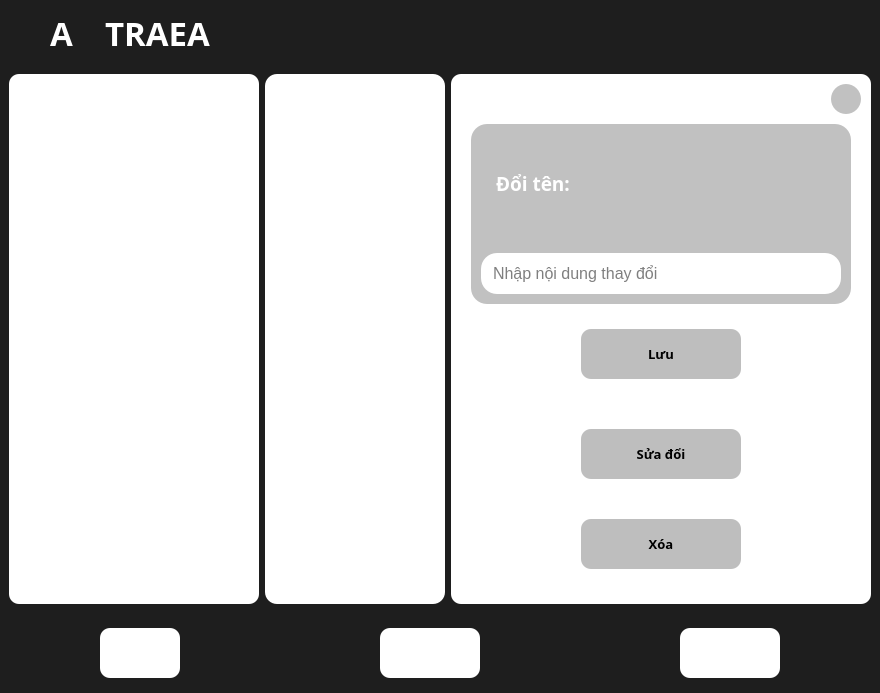
<?xml version="1.0" encoding="UTF-8"?>
<ui version="4.0">
 <class>DocWindow</class>
 <widget class="QMainWindow" name="DocWindow">
  <property name="geometry">
   <rect>
    <x>0</x>
    <y>0</y>
    <width>880</width>
    <height>693</height>
   </rect>
  </property>
  <property name="windowTitle">
   <string>MainWindow</string>
  </property>
  <widget class="QWidget" name="centralwidget">
   <property name="styleSheet">
    <string notr="true">QWidget{ 
	background-color: rgb(30, 30, 30);
	color: rgb(255, 255, 255);
}

QFrame{
	border-radius: 10px;
}</string>
   </property>
   <layout class="QVBoxLayout" name="verticalLayout">
    <property name="spacing">
     <number>0</number>
    </property>
    <property name="leftMargin">
     <number>0</number>
    </property>
    <property name="topMargin">
     <number>0</number>
    </property>
    <property name="rightMargin">
     <number>0</number>
    </property>
    <property name="bottomMargin">
     <number>0</number>
    </property>
    <item>
     <widget class="QFrame" name="title_bar">
      <property name="maximumSize">
       <size>
        <width>16777215</width>
        <height>65</height>
       </size>
      </property>
      <property name="styleSheet">
       <string notr="true">background-color: none</string>
      </property>
      <property name="frameShape">
       <enum>QFrame::StyledPanel</enum>
      </property>
      <property name="frameShadow">
       <enum>QFrame::Raised</enum>
      </property>
      <layout class="QHBoxLayout" name="horizontalLayout_2">
       <property name="spacing">
        <number>0</number>
       </property>
       <property name="leftMargin">
        <number>20</number>
       </property>
       <property name="topMargin">
        <number>0</number>
       </property>
       <property name="rightMargin">
        <number>0</number>
       </property>
       <property name="bottomMargin">
        <number>0</number>
       </property>
       <item>
        <widget class="QFrame" name="title">
         <property name="frameShape">
          <enum>QFrame::StyledPanel</enum>
         </property>
         <property name="frameShadow">
          <enum>QFrame::Raised</enum>
         </property>
         <layout class="QVBoxLayout" name="verticalLayout_3">
          <property name="leftMargin">
           <number>30</number>
          </property>
          <item>
           <widget class="QFrame" name="frame_8">
            <property name="minimumSize">
             <size>
              <width>250</width>
              <height>0</height>
             </size>
            </property>
            <property name="maximumSize">
             <size>
              <width>250</width>
              <height>16777215</height>
             </size>
            </property>
            <property name="frameShape">
             <enum>QFrame::StyledPanel</enum>
            </property>
            <property name="frameShadow">
             <enum>QFrame::Raised</enum>
            </property>
            <layout class="QHBoxLayout" name="horizontalLayout_14">
             <property name="spacing">
              <number>0</number>
             </property>
             <property name="leftMargin">
              <number>0</number>
             </property>
             <property name="topMargin">
              <number>0</number>
             </property>
             <property name="rightMargin">
              <number>0</number>
             </property>
             <property name="bottomMargin">
              <number>0</number>
             </property>
             <item>
              <widget class="QLabel" name="label_9">
               <property name="minimumSize">
                <size>
                 <width>25</width>
                 <height>0</height>
                </size>
               </property>
               <property name="maximumSize">
                <size>
                 <width>25</width>
                 <height>16777215</height>
                </size>
               </property>
               <property name="font">
                <font>
                 <family>Montserrat Semi Bold</family>
                 <pointsize>25</pointsize>
                 <weight>75</weight>
                 <bold>true</bold>
                </font>
               </property>
               <property name="styleSheet">
                <string notr="true">color: rgb(255,255,255);</string>
               </property>
               <property name="text">
                <string>A</string>
               </property>
              </widget>
             </item>
             <item>
              <widget class="QFrame" name="frame_9">
               <property name="minimumSize">
                <size>
                 <width>30</width>
                 <height>56</height>
                </size>
               </property>
               <property name="maximumSize">
                <size>
                 <width>30</width>
                 <height>50</height>
                </size>
               </property>
               <property name="font">
                <font>
                 <family>Montserrat Semi Bold</family>
                 <pointsize>25</pointsize>
                 <weight>75</weight>
                 <bold>true</bold>
                </font>
               </property>
               <property name="styleSheet">
                <string notr="true">background: transparent;
image: url(:/images/icons/nogo-01.png);</string>
               </property>
               <property name="frameShape">
                <enum>QFrame::StyledPanel</enum>
               </property>
               <property name="frameShadow">
                <enum>QFrame::Raised</enum>
               </property>
              </widget>
             </item>
             <item>
              <widget class="QLabel" name="label_8">
               <property name="maximumSize">
                <size>
                 <width>16777215</width>
                 <height>16777215</height>
                </size>
               </property>
               <property name="font">
                <font>
                 <family>Montserrat Semi Bold</family>
                 <pointsize>25</pointsize>
                 <weight>75</weight>
                 <bold>true</bold>
                </font>
               </property>
               <property name="styleSheet">
                <string notr="true">color: rgb(255,255,255);</string>
               </property>
               <property name="text">
                <string>TRAEA</string>
               </property>
              </widget>
             </item>
            </layout>
           </widget>
          </item>
         </layout>
        </widget>
       </item>
       <item alignment="Qt::AlignRight">
        <widget class="QFrame" name="btn_frame">
         <property name="maximumSize">
          <size>
           <width>100</width>
           <height>50</height>
          </size>
         </property>
         <property name="styleSheet">
          <string notr="true">background-color: none;</string>
         </property>
         <property name="frameShape">
          <enum>QFrame::StyledPanel</enum>
         </property>
         <property name="frameShadow">
          <enum>QFrame::Raised</enum>
         </property>
         <layout class="QHBoxLayout" name="horizontalLayout_3">
          <item>
           <widget class="QPushButton" name="btn_quit">
            <property name="minimumSize">
             <size>
              <width>30</width>
              <height>30</height>
             </size>
            </property>
            <property name="maximumSize">
             <size>
              <width>30</width>
              <height>30</height>
             </size>
            </property>
            <property name="styleSheet">
             <string notr="true">QPushButton {
	background: transparent;
	border-radius: 15px;
}
QPushButton:hover {
	background: rgb(255, 0, 0);
}</string>
            </property>
            <property name="text">
             <string/>
            </property>
            <property name="icon">
             <iconset resource="Resources.qrc">
              <normaloff>:/images/icons/close_white.png</normaloff>:/images/icons/close_white.png</iconset>
            </property>
            <property name="shortcut">
             <string>Alt+X</string>
            </property>
           </widget>
          </item>
         </layout>
        </widget>
       </item>
      </layout>
     </widget>
    </item>
    <item>
     <widget class="QFrame" name="lesson_widget_frame">
      <property name="minimumSize">
       <size>
        <width>0</width>
        <height>0</height>
       </size>
      </property>
      <property name="frameShape">
       <enum>QFrame::StyledPanel</enum>
      </property>
      <property name="frameShadow">
       <enum>QFrame::Raised</enum>
      </property>
      <layout class="QHBoxLayout" name="horizontalLayout">
       <item>
        <widget class="QListWidget" name="titles">
         <property name="sizePolicy">
          <sizepolicy hsizetype="Preferred" vsizetype="Preferred">
           <horstretch>0</horstretch>
           <verstretch>0</verstretch>
          </sizepolicy>
         </property>
         <property name="minimumSize">
          <size>
           <width>250</width>
           <height>530</height>
          </size>
         </property>
         <property name="maximumSize">
          <size>
           <width>300</width>
           <height>16777215</height>
          </size>
         </property>
         <property name="font">
          <font>
           <family>iCiel Effra</family>
           <pointsize>14</pointsize>
           <weight>75</weight>
           <bold>true</bold>
          </font>
         </property>
         <property name="styleSheet">
          <string notr="true">QListWidget {
	padding: 10px;
	background-color: rgb(255, 255, 255);
}

QListWidget::item {
	border-radius: 5px;
	margin: 0px 0px 10px 0px;	
	background-color: rgb(193, 193, 193);
}

QLineEdit {
	color: rgb(0,0,0);
	background-color: transparent;
}

QLabel {
	color: rgb(0,0,0);
	background-color: transparent;
}

QScrollBar{
	background : rgb(255, 255, 255);	
}

QScrollBar::handle{
	background : rgb(158, 158, 158);
	border-radius: 5px;
	margin: 3px 3px 3px 3px;
}

QScrollBar::handle::pressed{
	background : rgb(85, 85, 85);
}

QScrollBar::add-line {
	height: 0px;
}

QScrollBar::sub-line {
	height: 0px;
}

QScrollBar::add-page, QScrollBar::sub-page {
	height: 0px;
}</string>
         </property>
         <property name="spacing">
          <number>0</number>
         </property>
         <property name="wordWrap">
          <bool>true</bool>
         </property>
         <property name="sortingEnabled">
          <bool>false</bool>
         </property>
        </widget>
       </item>
       <item>
        <widget class="QTextBrowser" name="text_entry">
         <property name="sizePolicy">
          <sizepolicy hsizetype="Preferred" vsizetype="Preferred">
           <horstretch>0</horstretch>
           <verstretch>0</verstretch>
          </sizepolicy>
         </property>
         <property name="minimumSize">
          <size>
           <width>0</width>
           <height>530</height>
          </size>
         </property>
         <property name="maximumSize">
          <size>
           <width>16777215</width>
           <height>16777215</height>
          </size>
         </property>
         <property name="font">
          <font>
           <family>iCiel Effra</family>
           <pointsize>14</pointsize>
          </font>
         </property>
         <property name="styleSheet">
          <string notr="true">QTextBrowser {
	background-color: rgb(255, 255, 255);
	border-radius: 12px;
	color: rgb(0,0,0);
}
QScrollBar{
	background-color: transparent;	
}

QScrollBar::handle{
	background : rgb(255, 255, 255);
	border-radius: 5px;
	margin: 3px 3px 3px 3px;
}

QScrollBar::handle::pressed{
	background : rgb(158, 158, 158);
}

QScrollBar::add-line {
	background : rgb(74, 74, 74);	
	height: 0px;
}

QScrollBar::sub-line {
	background : rgb(74, 74, 74);	
	height: 0px;
}

QScrollBar::add-page, QScrollBar::sub-page {
	background : rgb(74, 74, 74);	
	height: 0px;
}</string>
         </property>
        </widget>
       </item>
       <item>
        <widget class="QFrame" name="deleteBox_frame">
         <property name="minimumSize">
          <size>
           <width>0</width>
           <height>530</height>
          </size>
         </property>
         <property name="maximumSize">
          <size>
           <width>16777215</width>
           <height>16777215</height>
          </size>
         </property>
         <property name="frameShape">
          <enum>QFrame::StyledPanel</enum>
         </property>
         <property name="frameShadow">
          <enum>QFrame::Raised</enum>
         </property>
         <layout class="QGridLayout" name="gridLayout_2" rowstretch="0">
          <property name="leftMargin">
           <number>0</number>
          </property>
          <property name="topMargin">
           <number>0</number>
          </property>
          <property name="rightMargin">
           <number>0</number>
          </property>
          <property name="bottomMargin">
           <number>0</number>
          </property>
          <property name="spacing">
           <number>0</number>
          </property>
          <item row="0" column="0">
           <widget class="QFrame" name="frame">
            <property name="minimumSize">
             <size>
              <width>0</width>
              <height>530</height>
             </size>
            </property>
            <property name="styleSheet">
             <string notr="true">background-color: rgb(255,255,255);
color: rgb(0, 0, 0);
outline: 0;
padding: 10px;</string>
            </property>
            <property name="frameShape">
             <enum>QFrame::StyledPanel</enum>
            </property>
            <property name="frameShadow">
             <enum>QFrame::Raised</enum>
            </property>
            <layout class="QGridLayout" name="gridLayout">
             <property name="leftMargin">
              <number>0</number>
             </property>
             <property name="topMargin">
              <number>0</number>
             </property>
             <property name="rightMargin">
              <number>0</number>
             </property>
             <property name="bottomMargin">
              <number>0</number>
             </property>
             <property name="spacing">
              <number>0</number>
             </property>
             <item row="1" column="0">
              <widget class="QFrame" name="frame_2">
               <property name="minimumSize">
                <size>
                 <width>400</width>
                 <height>400</height>
                </size>
               </property>
               <property name="styleSheet">
                <string notr="true">background: transparent;
border-radius: 16px;</string>
               </property>
               <property name="frameShape">
                <enum>QFrame::StyledPanel</enum>
               </property>
               <property name="frameShadow">
                <enum>QFrame::Raised</enum>
               </property>
               <layout class="QVBoxLayout" name="verticalLayout_2">
                <property name="spacing">
                 <number>0</number>
                </property>
                <property name="leftMargin">
                 <number>0</number>
                </property>
                <property name="topMargin">
                 <number>0</number>
                </property>
                <property name="rightMargin">
                 <number>0</number>
                </property>
                <property name="bottomMargin">
                 <number>0</number>
                </property>
                <item>
                 <widget class="QFrame" name="frame_6">
                  <property name="minimumSize">
                   <size>
                    <width>360</width>
                    <height>180</height>
                   </size>
                  </property>
                  <property name="maximumSize">
                   <size>
                    <width>16777215</width>
                    <height>16777215</height>
                   </size>
                  </property>
                  <property name="styleSheet">
                   <string notr="true">background-color: rgb(193, 193, 193);
border-radius: 16px;</string>
                  </property>
                  <property name="frameShape">
                   <enum>QFrame::StyledPanel</enum>
                  </property>
                  <property name="frameShadow">
                   <enum>QFrame::Raised</enum>
                  </property>
                  <layout class="QGridLayout" name="gridLayout_16">
                   <property name="leftMargin">
                    <number>0</number>
                   </property>
                   <property name="topMargin">
                    <number>0</number>
                   </property>
                   <property name="rightMargin">
                    <number>0</number>
                   </property>
                   <property name="bottomMargin">
                    <number>0</number>
                   </property>
                   <property name="horizontalSpacing">
                    <number>0</number>
                   </property>
                   <property name="verticalSpacing">
                    <number>20</number>
                   </property>
                   <item row="2" column="0">
                    <widget class="QLineEdit" name="Name_edit">
                     <property name="sizePolicy">
                      <sizepolicy hsizetype="Expanding" vsizetype="Fixed">
                       <horstretch>0</horstretch>
                       <verstretch>0</verstretch>
                      </sizepolicy>
                     </property>
                     <property name="minimumSize">
                      <size>
                       <width>320</width>
                       <height>30</height>
                      </size>
                     </property>
                     <property name="maximumSize">
                      <size>
                       <width>16777215</width>
                       <height>16777215</height>
                      </size>
                     </property>
                     <property name="font">
                      <font>
                       <pointsize>12</pointsize>
                      </font>
                     </property>
                     <property name="layoutDirection">
                      <enum>Qt::LeftToRight</enum>
                     </property>
                     <property name="styleSheet">
                      <string notr="true">border-radius: 16px;
background-color: rgb(255,255,255);
color: rgb(0,0,0);</string>
                     </property>
                     <property name="locale">
                      <locale language="Vietnamese" country="Vietnam"/>
                     </property>
                     <property name="text">
                      <string/>
                     </property>
                     <property name="maxLength">
                      <number>50</number>
                     </property>
                     <property name="cursorPosition">
                      <number>0</number>
                     </property>
                     <property name="placeholderText">
                      <string>Nhập nội dung thay đổi</string>
                     </property>
                    </widget>
                   </item>
                   <item row="0" column="0">
                    <widget class="QLabel" name="label_11">
                     <property name="minimumSize">
                      <size>
                       <width>200</width>
                       <height>60</height>
                      </size>
                     </property>
                     <property name="maximumSize">
                      <size>
                       <width>16777215</width>
                       <height>16777215</height>
                      </size>
                     </property>
                     <property name="font">
                      <font>
                       <family>iCiel Effra Regular</family>
                       <pointsize>14</pointsize>
                       <weight>75</weight>
                       <bold>true</bold>
                      </font>
                     </property>
                     <property name="styleSheet">
                      <string notr="true">color: rgb(255, 255, 255);
background: transparent;</string>
                     </property>
                     <property name="text">
                      <string>Đổi tên:</string>
                     </property>
                    </widget>
                   </item>
                  </layout>
                 </widget>
                </item>
                <item>
                 <widget class="QFrame" name="frame_5">
                  <property name="minimumSize">
                   <size>
                    <width>360</width>
                    <height>100</height>
                   </size>
                  </property>
                  <property name="maximumSize">
                   <size>
                    <width>16777215</width>
                    <height>16777215</height>
                   </size>
                  </property>
                  <property name="styleSheet">
                   <string notr="true"/>
                  </property>
                  <property name="frameShape">
                   <enum>QFrame::StyledPanel</enum>
                  </property>
                  <property name="frameShadow">
                   <enum>QFrame::Raised</enum>
                  </property>
                  <layout class="QGridLayout" name="gridLayout_11">
                   <property name="leftMargin">
                    <number>100</number>
                   </property>
                   <property name="topMargin">
                    <number>0</number>
                   </property>
                   <property name="rightMargin">
                    <number>100</number>
                   </property>
                   <property name="bottomMargin">
                    <number>0</number>
                   </property>
                   <property name="spacing">
                    <number>0</number>
                   </property>
                   <item row="0" column="0">
                    <widget class="QPushButton" name="Save_btn">
                     <property name="minimumSize">
                      <size>
                       <width>100</width>
                       <height>50</height>
                      </size>
                     </property>
                     <property name="maximumSize">
                      <size>
                       <width>16777215</width>
                       <height>16777215</height>
                      </size>
                     </property>
                     <property name="font">
                      <font>
                       <family>iCiel Effra Regular</family>
                       <pointsize>10</pointsize>
                       <weight>75</weight>
                       <bold>true</bold>
                      </font>
                     </property>
                     <property name="styleSheet">
                      <string notr="true">QPushButton {
	background-color: rgb(190, 190, 190);
	border-radius: 10px;
	color: rgb(0,0,0);
}

QPushButton:hover {
	color: rgb(255, 255, 255);
	background-color: rgba(0, 0, 0, 150);
}

QPushButton:pressed {
	color: rgb(255, 255, 255);
	background-color: rgb(0, 0, 0);
}</string>
                     </property>
                     <property name="text">
                      <string>Lưu</string>
                     </property>
                    </widget>
                   </item>
                  </layout>
                 </widget>
                </item>
                <item>
                 <widget class="QFrame" name="frame_7">
                  <property name="minimumSize">
                   <size>
                    <width>360</width>
                    <height>100</height>
                   </size>
                  </property>
                  <property name="maximumSize">
                   <size>
                    <width>16777215</width>
                    <height>16777215</height>
                   </size>
                  </property>
                  <property name="styleSheet">
                   <string notr="true"/>
                  </property>
                  <property name="frameShape">
                   <enum>QFrame::StyledPanel</enum>
                  </property>
                  <property name="frameShadow">
                   <enum>QFrame::Raised</enum>
                  </property>
                  <layout class="QGridLayout" name="gridLayout_12">
                   <property name="leftMargin">
                    <number>100</number>
                   </property>
                   <property name="topMargin">
                    <number>0</number>
                   </property>
                   <property name="rightMargin">
                    <number>100</number>
                   </property>
                   <property name="bottomMargin">
                    <number>0</number>
                   </property>
                   <property name="spacing">
                    <number>0</number>
                   </property>
                   <item row="0" column="0">
                    <widget class="QPushButton" name="textpad">
                     <property name="minimumSize">
                      <size>
                       <width>100</width>
                       <height>50</height>
                      </size>
                     </property>
                     <property name="maximumSize">
                      <size>
                       <width>16777215</width>
                       <height>16777215</height>
                      </size>
                     </property>
                     <property name="font">
                      <font>
                       <family>iCiel Effra Regular</family>
                       <pointsize>10</pointsize>
                       <weight>75</weight>
                       <bold>true</bold>
                      </font>
                     </property>
                     <property name="styleSheet">
                      <string notr="true">QPushButton {
	background-color: rgb(190, 190, 190);
	border-radius: 10px;
	color: rgb(0,0,0);
}

QPushButton:hover {
	color: rgb(255, 255, 255);
	background-color: rgba(0, 0, 0, 150);
}

QPushButton:pressed {
	color: rgb(255, 255, 255);
	background-color: rgb(0, 0, 0);
}</string>
                     </property>
                     <property name="text">
                      <string>Sửa đổi</string>
                     </property>
                    </widget>
                   </item>
                  </layout>
                 </widget>
                </item>
                <item>
                 <widget class="QFrame" name="frame_4">
                  <property name="minimumSize">
                   <size>
                    <width>360</width>
                    <height>70</height>
                   </size>
                  </property>
                  <property name="maximumSize">
                   <size>
                    <width>16777215</width>
                    <height>16777215</height>
                   </size>
                  </property>
                  <property name="frameShape">
                   <enum>QFrame::StyledPanel</enum>
                  </property>
                  <property name="frameShadow">
                   <enum>QFrame::Raised</enum>
                  </property>
                  <layout class="QHBoxLayout" name="horizontalLayout_5">
                   <property name="spacing">
                    <number>0</number>
                   </property>
                   <property name="leftMargin">
                    <number>100</number>
                   </property>
                   <property name="topMargin">
                    <number>0</number>
                   </property>
                   <property name="rightMargin">
                    <number>100</number>
                   </property>
                   <property name="bottomMargin">
                    <number>0</number>
                   </property>
                   <item>
                    <widget class="QPushButton" name="Delete">
                     <property name="minimumSize">
                      <size>
                       <width>100</width>
                       <height>50</height>
                      </size>
                     </property>
                     <property name="maximumSize">
                      <size>
                       <width>16777215</width>
                       <height>16777215</height>
                      </size>
                     </property>
                     <property name="font">
                      <font>
                       <family>iCiel Effra Regular</family>
                       <pointsize>10</pointsize>
                       <weight>75</weight>
                       <bold>true</bold>
                      </font>
                     </property>
                     <property name="styleSheet">
                      <string notr="true">QPushButton {
	background-color: rgb(190, 190, 190);
	border-radius: 10px;
	color: rgb(0,0,0);
}

QPushButton:hover {
	color: rgb(255, 255, 255);
	background-color: rgba(0, 0, 0, 150);
}

QPushButton:pressed {
	color: rgb(255, 255, 255);
	background-color: rgb(0, 0, 0);
}</string>
                     </property>
                     <property name="text">
                      <string>Xóa</string>
                     </property>
                    </widget>
                   </item>
                  </layout>
                 </widget>
                </item>
               </layout>
              </widget>
             </item>
             <item row="0" column="0" alignment="Qt::AlignRight">
              <widget class="QPushButton" name="close_btn">
               <property name="minimumSize">
                <size>
                 <width>30</width>
                 <height>30</height>
                </size>
               </property>
               <property name="maximumSize">
                <size>
                 <width>30</width>
                 <height>30</height>
                </size>
               </property>
               <property name="styleSheet">
                <string notr="true">QPushButton {
	background: rgb(193,193,193);
	border-radius: 15px;
	color: rgb(0,0,0);
}
QPushButton:hover {
	background: rgb(255, 0, 0);
}</string>
               </property>
               <property name="text">
                <string/>
               </property>
               <property name="icon">
                <iconset resource="Resources.qrc">
                 <normaloff>:/images/icons/close_white.png</normaloff>:/images/icons/close_white.png</iconset>
               </property>
              </widget>
             </item>
            </layout>
           </widget>
          </item>
         </layout>
        </widget>
       </item>
      </layout>
     </widget>
    </item>
    <item>
     <widget class="QFrame" name="confirm_frame">
      <property name="minimumSize">
       <size>
        <width>0</width>
        <height>80</height>
       </size>
      </property>
      <property name="maximumSize">
       <size>
        <width>16777215</width>
        <height>80</height>
       </size>
      </property>
      <property name="frameShape">
       <enum>QFrame::StyledPanel</enum>
      </property>
      <property name="frameShadow">
       <enum>QFrame::Raised</enum>
      </property>
      <layout class="QHBoxLayout" name="horizontalLayout_4">
       <property name="spacing">
        <number>200</number>
       </property>
       <property name="leftMargin">
        <number>100</number>
       </property>
       <property name="rightMargin">
        <number>100</number>
       </property>
       <property name="bottomMargin">
        <number>9</number>
       </property>
       <item>
        <widget class="QPushButton" name="add_btn">
         <property name="minimumSize">
          <size>
           <width>80</width>
           <height>50</height>
          </size>
         </property>
         <property name="maximumSize">
          <size>
           <width>16777215</width>
           <height>16777215</height>
          </size>
         </property>
         <property name="font">
          <font>
           <family>Montserrat</family>
           <pointsize>12</pointsize>
           <weight>75</weight>
           <bold>true</bold>
          </font>
         </property>
         <property name="styleSheet">
          <string notr="true">QPushButton {
	background-color: rgb(255, 255, 255);
	border-radius: 10px;
}

QPushButton:hover {
	background-color: rgba(0, 0, 0, 150);
	color: rgb(255, 255, 255);
}

QPushButton:pressed {
	background-color: rgb(0, 0, 0);
	color: rgb(255, 255, 255);
}</string>
         </property>
         <property name="text">
          <string/>
         </property>
         <property name="icon">
          <iconset resource="Resources.qrc">
           <normaloff>:/images/icons/plus.png</normaloff>:/images/icons/plus.png</iconset>
         </property>
         <property name="iconSize">
          <size>
           <width>50</width>
           <height>50</height>
          </size>
         </property>
        </widget>
       </item>
       <item>
        <widget class="QPushButton" name="del_btn">
         <property name="minimumSize">
          <size>
           <width>100</width>
           <height>50</height>
          </size>
         </property>
         <property name="maximumSize">
          <size>
           <width>16777215</width>
           <height>16777215</height>
          </size>
         </property>
         <property name="styleSheet">
          <string notr="true">QPushButton {
	background-color: rgb(255, 255, 255);
	border-radius: 10px;
	color: rgb(0,0,0);
	image: url(:/images/icons/three-dots-more-indicator.png);
}

QPushButton:hover {
	background-color: rgba(0, 0, 0, 150);
	color: rgb(255, 255, 255);	
	image: url(:/images/icons/three-dots-ellipsis.png);
}

QPushButton:pressed {
	background-color: rgb(0, 0, 0);
	color: rgb(255, 255, 255);
}</string>
         </property>
         <property name="text">
          <string/>
         </property>
        </widget>
       </item>
       <item>
        <widget class="QPushButton" name="load_btn">
         <property name="minimumSize">
          <size>
           <width>100</width>
           <height>50</height>
          </size>
         </property>
         <property name="maximumSize">
          <size>
           <width>16777215</width>
           <height>16777215</height>
          </size>
         </property>
         <property name="styleSheet">
          <string notr="true">QPushButton {
	background-color: rgb(255, 255, 255);
	border-radius: 10px;
	color: rgb(0,0,0);
}

QPushButton:hover {
	background-color: rgba(0, 0, 0, 150);
	color: rgb(255, 255, 255);	
}

QPushButton:pressed {
	background-color: rgb(0, 0, 0);
	color: rgb(255, 255, 255);
}</string>
         </property>
         <property name="text">
          <string/>
         </property>
         <property name="icon">
          <iconset resource="Resources.qrc">
           <normaloff>:/images/icons/folder_open.png</normaloff>:/images/icons/folder_open.png</iconset>
         </property>
         <property name="iconSize">
          <size>
           <width>60</width>
           <height>60</height>
          </size>
         </property>
        </widget>
       </item>
      </layout>
     </widget>
    </item>
   </layout>
  </widget>
 </widget>
 <tabstops>
  <tabstop>titles</tabstop>
  <tabstop>text_entry</tabstop>
  <tabstop>Save_btn</tabstop>
  <tabstop>Delete</tabstop>
 </tabstops>
 <resources>
  <include location="Resources.qrc"/>
 </resources>
 <connections>
  <connection>
   <sender>close_btn</sender>
   <signal>clicked()</signal>
   <receiver>deleteBox_frame</receiver>
   <slot>hide()</slot>
   <hints>
    <hint type="sourcelabel">
     <x>789</x>
     <y>98</y>
    </hint>
    <hint type="destinationlabel">
     <x>753</x>
     <y>196</y>
    </hint>
   </hints>
  </connection>
  <connection>
   <sender>close_btn</sender>
   <signal>clicked()</signal>
   <receiver>text_entry</receiver>
   <slot>show()</slot>
   <hints>
    <hint type="sourcelabel">
     <x>763</x>
     <y>96</y>
    </hint>
    <hint type="destinationlabel">
     <x>315</x>
     <y>106</y>
    </hint>
   </hints>
  </connection>
  <connection>
   <sender>Delete</sender>
   <signal>clicked()</signal>
   <receiver>text_entry</receiver>
   <slot>show()</slot>
   <hints>
    <hint type="sourcelabel">
     <x>639</x>
     <y>553</y>
    </hint>
    <hint type="destinationlabel">
     <x>324</x>
     <y>586</y>
    </hint>
   </hints>
  </connection>
  <connection>
   <sender>Delete</sender>
   <signal>clicked()</signal>
   <receiver>deleteBox_frame</receiver>
   <slot>hide()</slot>
   <hints>
    <hint type="sourcelabel">
     <x>639</x>
     <y>553</y>
    </hint>
    <hint type="destinationlabel">
     <x>578</x>
     <y>323</y>
    </hint>
   </hints>
  </connection>
  <connection>
   <sender>Save_btn</sender>
   <signal>clicked()</signal>
   <receiver>deleteBox_frame</receiver>
   <slot>hide()</slot>
   <hints>
    <hint type="sourcelabel">
     <x>639</x>
     <y>363</y>
    </hint>
    <hint type="destinationlabel">
     <x>578</x>
     <y>323</y>
    </hint>
   </hints>
  </connection>
  <connection>
   <sender>Save_btn</sender>
   <signal>clicked()</signal>
   <receiver>text_entry</receiver>
   <slot>show()</slot>
   <hints>
    <hint type="sourcelabel">
     <x>639</x>
     <y>363</y>
    </hint>
    <hint type="destinationlabel">
     <x>350</x>
     <y>457</y>
    </hint>
   </hints>
  </connection>
  <connection>
   <sender>textpad</sender>
   <signal>clicked()</signal>
   <receiver>DocWindow</receiver>
   <slot>close()</slot>
   <hints>
    <hint type="sourcelabel">
     <x>600</x>
     <y>434</y>
    </hint>
    <hint type="destinationlabel">
     <x>130</x>
     <y>-7</y>
    </hint>
   </hints>
  </connection>
 </connections>
</ui>
